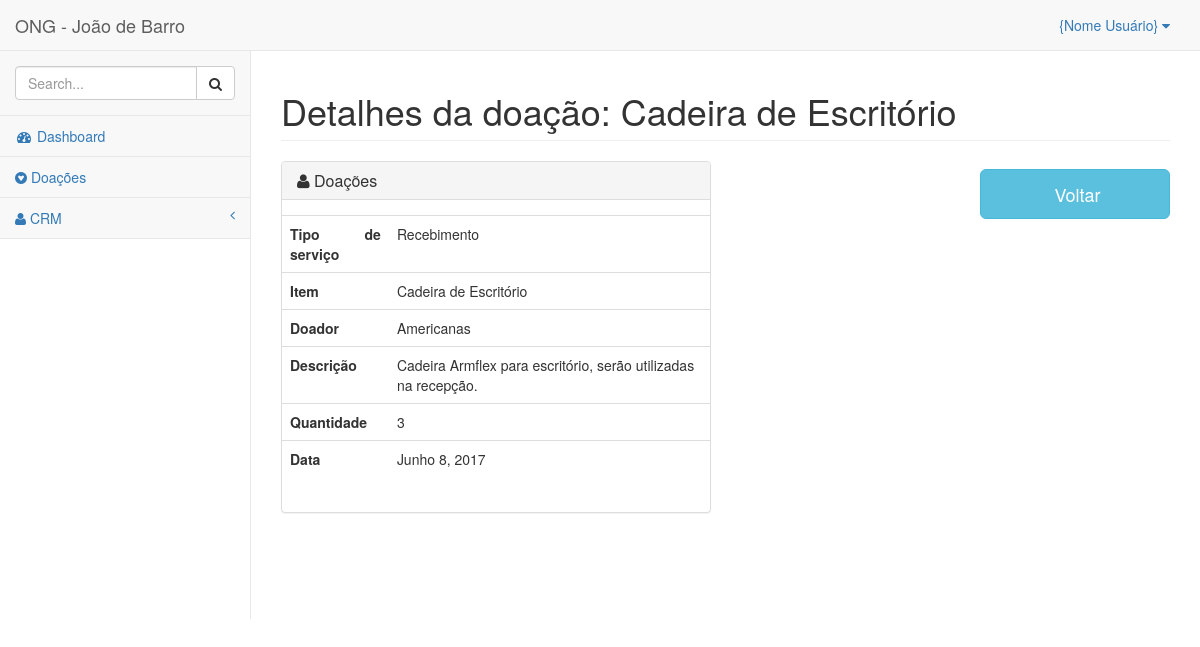
Page /doacoes/detalhes/1/ on the earlier database version.
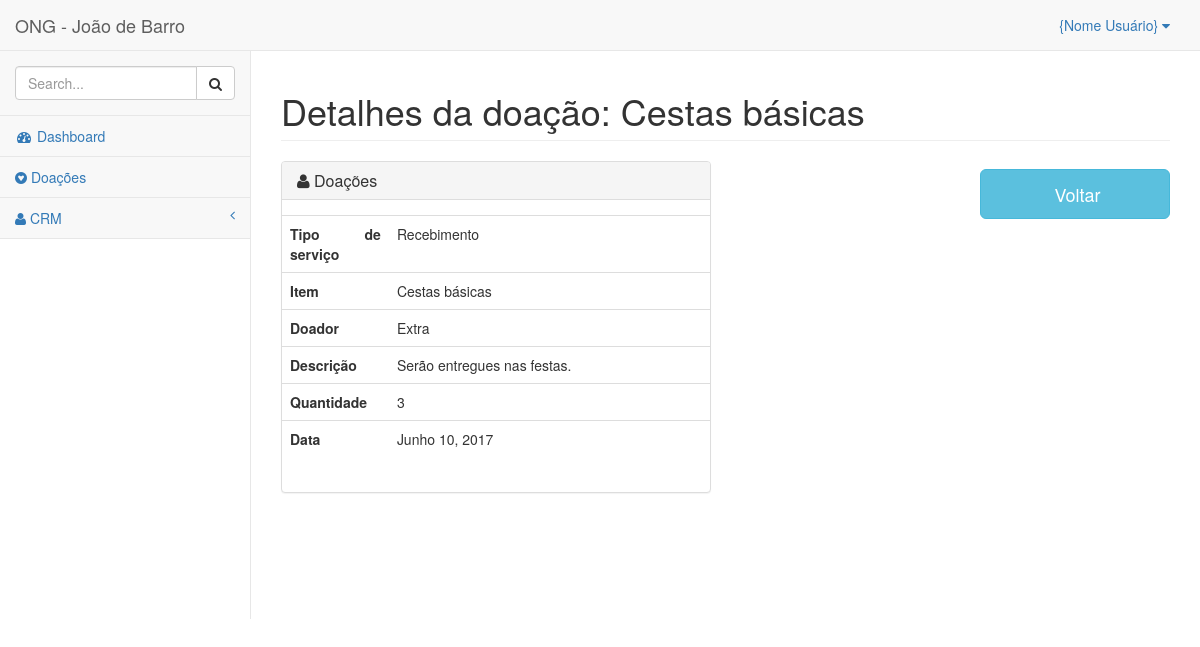
Same page on the later database version.
### donations/models.py (models this page shows, shortened)
class Donations(TimeModel):
    service_type = models.CharField('Tipo de serviço', max_length=12,
                                    choices=C_TYPE, default='Recebimento')
    donor = models.ForeignKey(Donors, verbose_name='Doador')
    item = models.CharField('Item', max_length=100, default='')
    description = models.TextField('Descrição', blank=True)
    quantity = models.PositiveSmallIntegerField('Quantidade', default=0)
    date = models.DateTimeField('Data', auto_now_add=True)
    class Meta:
        ordering = ['service_type']
        verbose_name = 'Doação'
        verbose_name_plural = 'Doações'

class Donors(TimeModel):
    name = models.CharField('Nome', max_length=100)
    slug = models.SlugField('Identificador', max_length=100, default='')
    def __str__(self):
        return str(self.name)
    class Meta:
        ordering = ['name']
        verbose_name = 'Doador'
        verbose_name_plural = 'Doadores'

### donations/templates/donations/donations_detail.html (shortened to what this page needs)
{% extends "base.html" %}
{% load widget_tweaks %}
{% block spacename %} Detalhes da doação: {{object.item}} {% endblock spacename %}
{% block container %}
<div class="container-fluid">
  <div class="row">
    <div class="col-md-6">
      <div class="panel-group">
        <div class="panel panel-default">
          <div class="panel-heading">
            <h4 class="panel-title"> <a data-toggle="collapse" href="#collapseOne">
              <span class="fa fa-user"></span> Doações </a> </h4>
          </div>
          <div id="collapseOne" class="panel-collapse collapse in">
            <div class="panel-body">
              <div class="row">
                <table class="table table-user-information">
                  <tbody>
                    <tr>
                      <th class="col-md-3 text-justify"> Tipo de serviço </th>
                      <td>{{ donations.service_type }}</td>
                    </tr>
                    <tr>
                      <th class="text-justify"> Item </th>
                      <td>{{ donations.item }}</td>
                    </tr>
                    <tr>
                      <th class="text-justify">  Doador </th>
                      <td>{{ donations.donor }}</td>
                    </tr>
                      <tr>
                        <th class="text-justify"> Descrição </th>
                        <td>{{ donations.description }}</td>
                      </tr>
                      <tr>
                        <th class="text-justify"> Quantidade </th>
                        <td>{{ donations.quantity }}</td>
                      </tr>
                      <tr>
                        <th class="text-justify"> Data </th>
                        <td>{{ donations.date|date }}</td>
                      </tr>
                  </tbody>
                </table>
              </div>
            </div>
          </div>
        </div>
      </div>
    </div>
    <div class="col-md-6">
      <form class="navbar-form navbar-right" action="." method="get">
        <a href="{% url 'donations:donation' %}">
          <button type="button" class="btn btn-info btn-lg" style="width: 190px; height: 50px">
             Voltar
          </button>
        </a>
      </form>
    </div>
  </div>
</div>
{% endblock %}

Differences in the rows shown:
changed Donations "Recebimento": item "Cadeira de Escritório" → "Cestas básicas"; donor "Americanas" → "Extra"; description "Cadeira Armflex para escritório, serão utilizadas na recepção." → "Serão entregues nas festas."; date "Junho 8, 2017" → "Junho 10, 2017"
